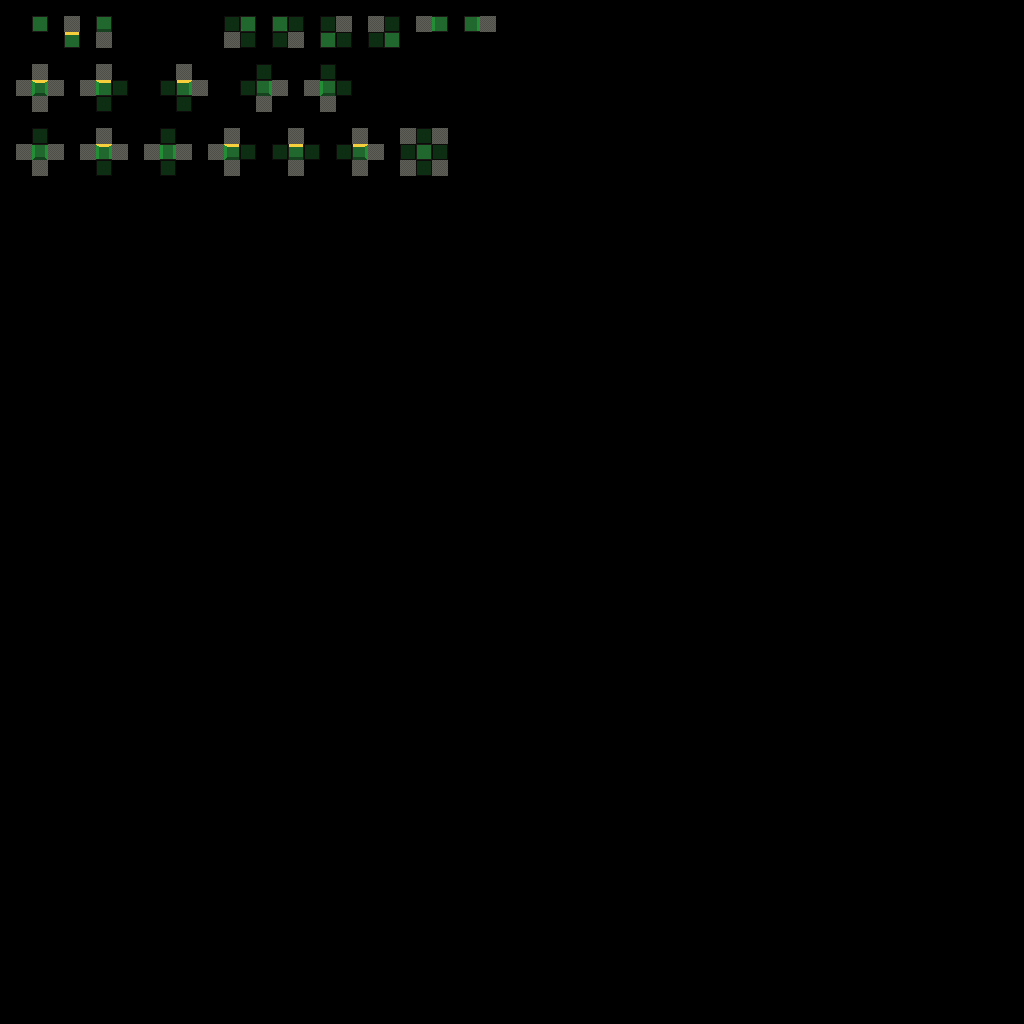

Tiled map render using the project's own tile images. Description and the map definition, with tile-layer contents summarised, below:
An orthogonal 64x64 tile map with 16x16 px tiles, 2 tile layers (input_mapa, output_terreno).

<map version="1.10" tiledversion="1.11.0" orientation="orthogonal" renderorder="right-down" width="64" height="64" tilewidth="16" tileheight="16" infinite="0" nextlayerid="3" nextobjectid="1">
 <properties>
  <property name="DeleteTiles" type="bool" value="true" />
 </properties>
 <tileset firstgid="1" source="tiles teste.tsx" />
 <layer id="1" name="input_mapa" width="64" height="64" opacity="0.44">
  <data>[4096 cells, 89 non-empty, 2 distinct tile ids]</data>
 </layer>
 <layer id="2" name="output_terreno" width="64" height="64">
  <data>[4096 cells, 21 non-empty, 20 distinct tile ids]</data>
 </layer>
</map>
